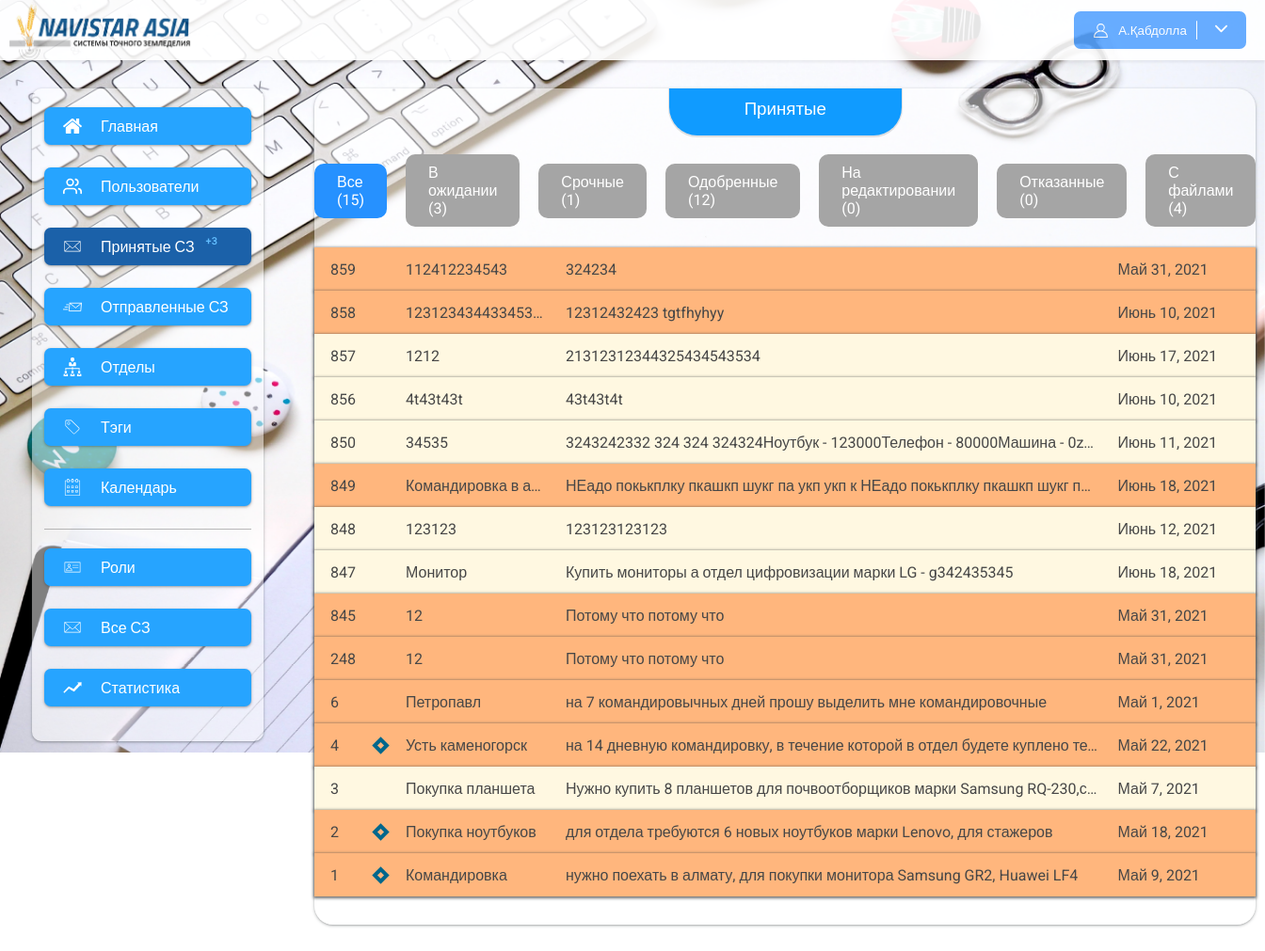
Page /my-notes (signed in) on the earlier database version.
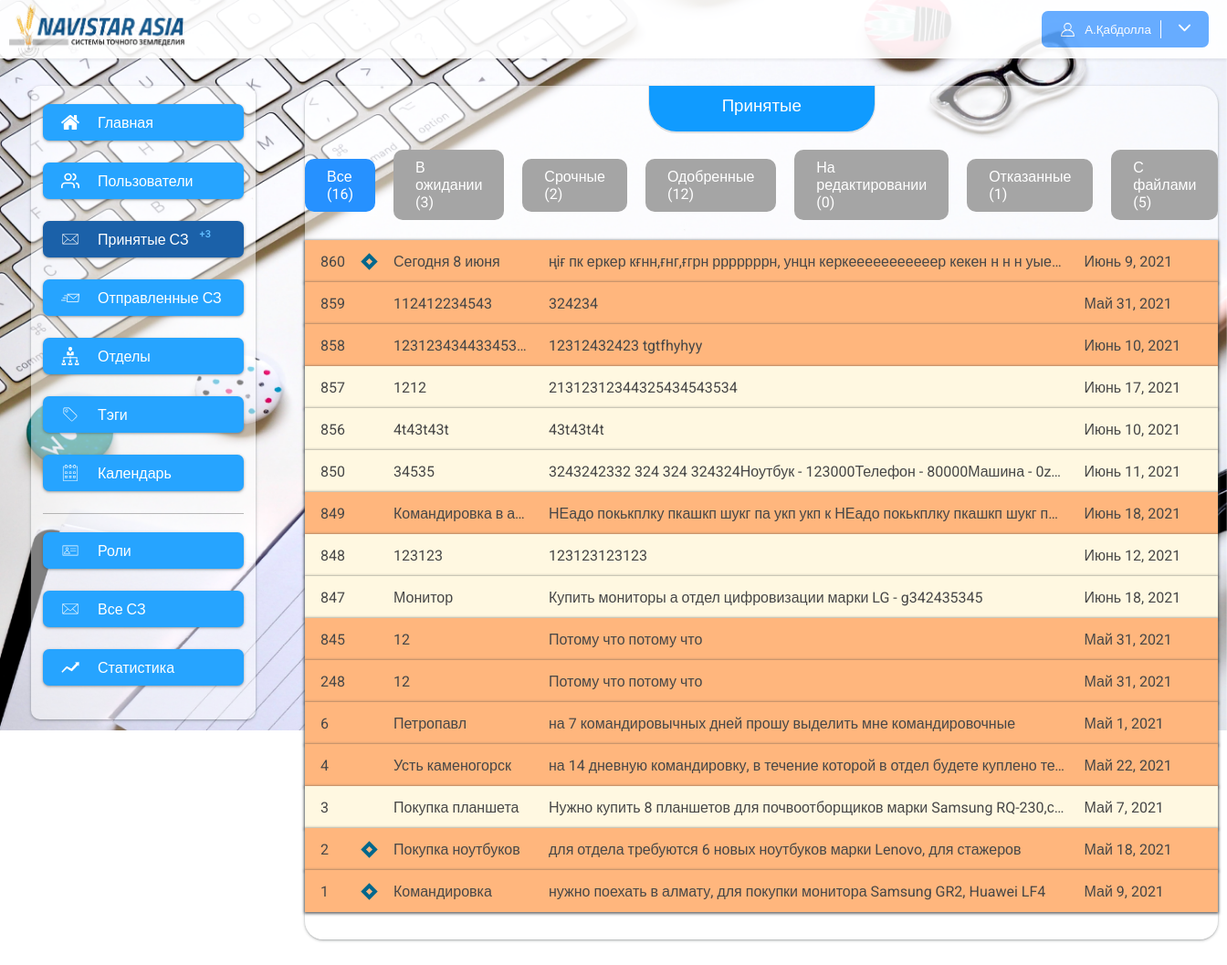
Same page on the later database version.
### app/models.py (models this page shows, shortened)
class NoteUsers(models.Model):
    user = models.ForeignKey(User, on_delete=models.CASCADE, related_name="note")
    note = models.ForeignKey(ServiceNote, on_delete=models.CASCADE, related_name="users")
    index = models.IntegerField(null=True, blank=True)
    comment = models.TextField(null=True, blank=True)
    status = models.CharField(max_length=200,choices=statuses, null=True, blank=True)
    date_create = models.DateTimeField(auto_now=True, null=True, blank=True)
    is_read = models.BooleanField(default=False)
    date_read = models.DateTimeField(null=True, blank=True)
    class Meta:
        verbose_name = "Подписывающий"
        verbose_name_plural = "Подписывающие"

class ServiceNote(models.Model):
    user = models.ForeignKey(User, null=True, blank=True, on_delete=models.CASCADE, related_name="notes")
    number = models.IntegerField(null=True, blank=True)
    title = models.CharField(max_length=120)
    text = models.TextField()
    summa = models.CharField(max_length=200, null=True, blank=True)
    fast = models.BooleanField(default=False)
    date_create = models.DateTimeField(auto_now_add=True)
    date_update = models.DateTimeField(auto_now=True)
    date = models.DateField(null=True, blank=True)
    tags = models.ManyToManyField(Tags, null=True, blank=True, related_name="notes")
    user_index = models.IntegerField(default=1, null=True, blank=True)
    status = models.CharField(max_length=200, choices=statuses, null=True, blank=True)
    class Meta:
        verbose_name = "Служебная записка"
        verbose_name_plural = "Служебные записки"

### app/views.py (the view, shortened to what this page needs)
# urls.py: path("my-notes", my_notes_list, name="my_notes_list"),
@login_required()
def my_notes_list(request):
    notes = NoteUsers.objects.filter(user=request.user).filter(note__user_index__gte=F('index')).order_by('-pk')
    count_all = notes.count()
    count_wait = notes.filter(status=None).count()
    count_fast = notes.filter(status=None).filter(note__fast=True).count()
    count_success = notes.filter(status=success).count()
    count_edit = notes.filter(status=edit).count()
    count_error = notes.filter(status=error).count()
    count_files = notes.filter(~Q(note__files = None)).count()
    return render(request, 'my_notes.html', {"notes": notes,
                                          "count_all": count_all,
                                          "count_wait": count_wait,
                                          "count_fast": count_fast,
                                          "count_success": count_success,
                                          "count_edit": count_edit,
                                          "count_error": count_error,
                                          "count_files": count_files,
                                             })

### app/context_processors.py (called while the page is built)
def unReadNotes(request):
    if request.user.is_anonymous:
        return {}
    user = request.user
    unReadCount = NoteUsers.objects.filter(user=user).filter(note__user_index__gte=F('index')).order_by('-pk').filter(is_read=False).count()
    return {
        "unReadCount": unReadCount
    }

### app/templatetags/app_tags.py (called while the page is built)
@register.filter(name="htmlToText")
def htmlToText(data):
    if data.startswith("<"):
        text = BS(data)
        return text.get_text()
    else:
        return data

### app/templates/my_notes.html (shortened to what this page needs)
{% extends 'base.html' %}
{% load static %}
{% load app_tags %}
{% block content %}
    <div class="content" style="padding-left:0px; padding-right:0px">
        <h3 class="content_title">
            Принятые
        </h3>
        <div class="note_statuses">
            <a href="{% url 'my_notes_list' %}" class="note_status {% if request.get_full_path == '/my-notes' %}note_status_active{% endif %}">Все ({{ count_all }})</a>
            <a href="?status=wait" class="note_status {% if request.get_full_path == '/my-notes?status=wait' %}note_status_active{% endif %}">В ожидании ({{ count_wait }})</a>
            <a href="?status=fast" class="note_status  {% if request.get_full_path == '/my-notes?status=fast' %}note_status_active{% endif %}">Срочные ({{ count_fast }})</a>
            <a href="?status=success" class="note_status  {% if request.get_full_path == '/my-notes?status=success' %}note_status_active{% endif %}">Одобренные ({{ count_success }})</a>
            <a href="?status=edit" class="note_status  {% if request.get_full_path == '/my-notes?status=edit' %}note_status_active{% endif %}">На редактировании ({{ count_edit }})</a>
            <a href="?status=error" class="note_status  {% if request.get_full_path == '/my-notes?status=error' %}note_status_active{% endif %}">Отказанные ({{ count_error }})</a>
            <a href="?status=files" class="note_status  {% if request.get_full_path == '/my-notes?status=files' %}note_status_active{% endif %}">С файлами ({{ count_files }})</a>
        </div>
        <div class="flex_notes">
        {% for note in notes %}
        <a href="{% url 'my_note_detail' note.note.pk %}" class="flex_note {% if note.note.fast %}fast_note{% endif %}">
            <div class="note_number">{{ note.note.number }} {% if note.is_read == False %}<span class="unReadCircle"></span>{% endif %}</div>
            <div class="note_title">{{ note.note.title }}</div>
            <div class="note_text">{{ note.note.text|htmlToText }}</div>
            <div class="note_date">{{ note.note.date }}</div>
        </a>
        {% empty %}
        <span class="not_found">Служебные записки не найдены</span>
        {% endfor %}
    </div>
    </div>
{% endblock %}

Differences in the rows shown:
added NoteUsers: note.number "860", is_read False (drawn), note "Сегодня 8 июня", note.text|htmlToText "ңіғ пк еркер кғнн,ғнг,ғгрн рррррррн, унцн керкееееееееееер кекен н н н уые…", note "Июнь 9, 2021"
changed NoteUsers "Усть каменогорск": is_read False → True (drawn)
Other differences:
{{ count_all }}: "15" → "16"
{{ count_fast }}: "1" → "2"
{{ count_error }}: "0" → "1"
{{ count_files }}: "4" → "5"
